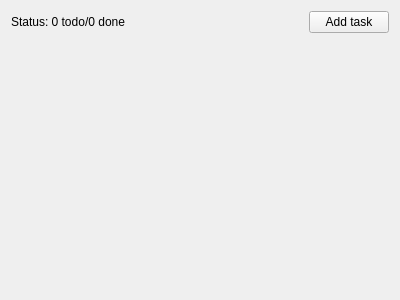
<?xml version="1.0" encoding="UTF-8"?>
<ui version="4.0">
 <class>MainWindow</class>
 <widget class="QMainWindow" name="MainWindow">
  <property name="geometry">
   <rect>
    <x>0</x>
    <y>0</y>
    <width>400</width>
    <height>300</height>
   </rect>
  </property>
  <property name="windowTitle">
   <string>MainWindow</string>
  </property>
  <widget class="QWidget" name="centralWidget">
   <layout class="QVBoxLayout" name="verticalLayout">
    <item>
     <layout class="QHBoxLayout" name="toolbarLayout">
      <item>
       <widget class="QLabel" name="statusLabel">
        <property name="text">
         <string>Status: 0 todo/0 done</string>
        </property>
       </widget>
      </item>
      <item>
       <spacer name="horizontalSpacer">
        <property name="orientation">
         <enum>Qt::Horizontal</enum>
        </property>
        <property name="sizeHint" stdset="0">
         <size>
          <width>40</width>
          <height>20</height>
         </size>
        </property>
       </spacer>
      </item>
      <item>
       <widget class="QPushButton" name="addTaskButton">
        <property name="text">
         <string>Add task</string>
        </property>
       </widget>
      </item>
     </layout>
    </item>
    <item>
     <layout class="QVBoxLayout" name="tasksLayout"/>
    </item>
    <item>
     <spacer name="verticalSpacer">
      <property name="orientation">
       <enum>Qt::Vertical</enum>
      </property>
      <property name="sizeHint" stdset="0">
       <size>
        <width>20</width>
        <height>40</height>
       </size>
      </property>
     </spacer>
    </item>
   </layout>
  </widget>
 </widget>
 <layoutdefault spacing="6" margin="11"/>
 <resources/>
 <connections/>
</ui>
